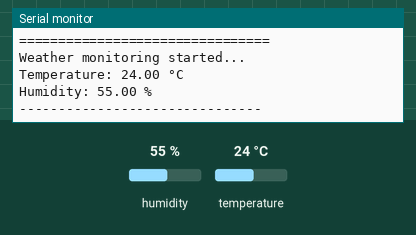
Simulated run of this sketch. Board: Arduino Uno, built with avr-gcc and run on an emulated ATmega328P. Shown: the last lines printed to the serial monitor. Inputs (shaded band) come from the test bench; at power-on: humidity 55 %, temperature 24 °C.

Above: at 1.2 s.
1.3 s: humidity set to 22 %
At 3.6 s:
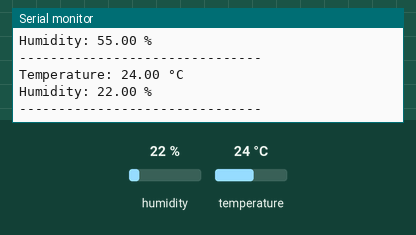
4.0 s: temperature set to 12 °C
At 4.6 s:
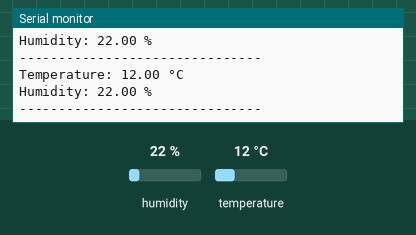
6.7 s: humidity set to 40 %
At 8.9 s:
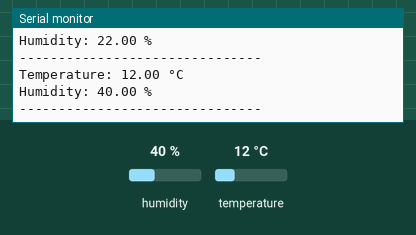
Timing chart, 0 to 10.4 s (numbered marks = the images above; inputs shaded):
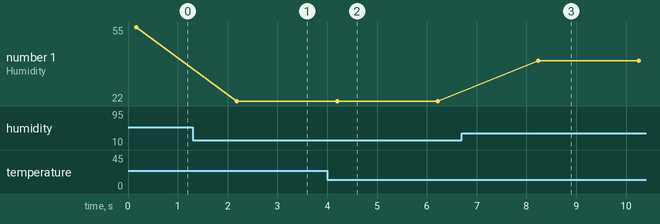

Measured:
- after the input at 1.3 s, the serial monitor: prints a new line after 0.88 s (image 1)
- after the input at 4.0 s, the serial monitor: prints a new line after 0.17 s (image 2)
- after the input at 6.7 s, the serial monitor: prints a new line after 1.5 s (image 3)
- plotted number 1: 55 → 22 after the input at 1.3 s, 22 → 40 after the input at 6.7 s

The sketch:

weather_station.ino
```cpp
/*
 * IoT Weather Station
 * Project 2
 *
 * Measures temperature and humidity using DHT22
 * and displays the readings in the Serial Monitor.
 */

#include "DHT.h"

#define DHTPIN 2
#define DHTTYPE DHT22

DHT dht(DHTPIN, DHTTYPE);

void setup() {
  Serial.begin(9600);

  dht.begin();

  Serial.println("================================");
  Serial.println("       IoT WEATHER STATION      ");
  Serial.println("================================");
  Serial.println("Weather monitoring started...");
  Serial.println();
}

void loop() {

  float humidity = dht.readHumidity();
  float temperature = dht.readTemperature();

  // Check whether sensor reading is valid
  if (isnan(humidity) || isnan(temperature)) {
    Serial.println("Error: Unable to read DHT sensor!");
    delay(2000);
    return;
  }

  Serial.print("Temperature: ");
  Serial.print(temperature);
  Serial.println(" °C");

  Serial.print("Humidity: ");
  Serial.print(humidity);
  Serial.println(" %");

  Serial.println("-------------------------------");

  delay(2000);
}
```
